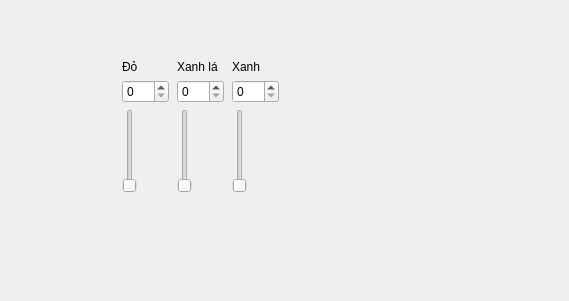
<?xml version="1.0" encoding="UTF-8"?>
<ui version="4.0">
 <class>Form</class>
 <widget class="QWidget" name="Form">
  <property name="geometry">
   <rect>
    <x>0</x>
    <y>0</y>
    <width>569</width>
    <height>301</height>
   </rect>
  </property>
  <property name="windowTitle">
   <string>Form</string>
  </property>
  <widget class="QWidget" name="">
   <property name="geometry">
    <rect>
     <x>120</x>
     <y>60</y>
     <width>161</width>
     <height>133</height>
    </rect>
   </property>
   <layout class="QHBoxLayout" name="horizontalLayout">
    <item>
     <layout class="QGridLayout" name="gridLayout">
      <item row="0" column="0">
       <widget class="QLabel" name="RED">
        <property name="text">
         <string>Đỏ</string>
        </property>
       </widget>
      </item>
      <item row="1" column="0">
       <widget class="QSpinBox" name="spinBox">
        <property name="maximum">
         <number>255</number>
        </property>
       </widget>
      </item>
      <item row="2" column="0">
       <widget class="QSlider" name="verticalSlider">
        <property name="maximum">
         <number>255</number>
        </property>
        <property name="orientation">
         <enum>Qt::Vertical</enum>
        </property>
       </widget>
      </item>
     </layout>
    </item>
    <item>
     <layout class="QGridLayout" name="gridLayout_2">
      <item row="0" column="0">
       <widget class="QLabel" name="GREEN">
        <property name="text">
         <string>Xanh lá</string>
        </property>
       </widget>
      </item>
      <item row="1" column="0">
       <widget class="QSpinBox" name="spinBox_2">
        <property name="maximum">
         <number>255</number>
        </property>
       </widget>
      </item>
      <item row="2" column="0">
       <widget class="QSlider" name="verticalSlider_2">
        <property name="maximum">
         <number>255</number>
        </property>
        <property name="orientation">
         <enum>Qt::Vertical</enum>
        </property>
       </widget>
      </item>
     </layout>
    </item>
    <item>
     <layout class="QGridLayout" name="gridLayout_3">
      <item row="0" column="0">
       <widget class="QLabel" name="BLUE">
        <property name="text">
         <string>Xanh </string>
        </property>
       </widget>
      </item>
      <item row="1" column="0">
       <widget class="QSpinBox" name="spinBox_3">
        <property name="maximum">
         <number>255</number>
        </property>
       </widget>
      </item>
      <item row="2" column="0">
       <widget class="QSlider" name="verticalSlider_3">
        <property name="maximum">
         <number>255</number>
        </property>
        <property name="orientation">
         <enum>Qt::Vertical</enum>
        </property>
       </widget>
      </item>
     </layout>
    </item>
   </layout>
  </widget>
 </widget>
 <resources/>
 <connections>
  <connection>
   <sender>verticalSlider</sender>
   <signal>valueChanged(int)</signal>
   <receiver>spinBox</receiver>
   <slot>setValue(int)</slot>
   <hints>
    <hint type="sourcelabel">
     <x>135</x>
     <y>177</y>
    </hint>
    <hint type="destinationlabel">
     <x>122</x>
     <y>88</y>
    </hint>
   </hints>
  </connection>
  <connection>
   <sender>verticalSlider_2</sender>
   <signal>valueChanged(int)</signal>
   <receiver>spinBox_2</receiver>
   <slot>setValue(int)</slot>
   <hints>
    <hint type="sourcelabel">
     <x>186</x>
     <y>178</y>
    </hint>
    <hint type="destinationlabel">
     <x>189</x>
     <y>96</y>
    </hint>
   </hints>
  </connection>
  <connection>
   <sender>verticalSlider_3</sender>
   <signal>valueChanged(int)</signal>
   <receiver>spinBox_3</receiver>
   <slot>setValue(int)</slot>
   <hints>
    <hint type="sourcelabel">
     <x>240</x>
     <y>182</y>
    </hint>
    <hint type="destinationlabel">
     <x>243</x>
     <y>98</y>
    </hint>
   </hints>
  </connection>
  <connection>
   <sender>spinBox</sender>
   <signal>valueChanged(int)</signal>
   <receiver>verticalSlider</receiver>
   <slot>setValue(int)</slot>
   <hints>
    <hint type="sourcelabel">
     <x>136</x>
     <y>87</y>
    </hint>
    <hint type="destinationlabel">
     <x>140</x>
     <y>134</y>
    </hint>
   </hints>
  </connection>
  <connection>
   <sender>spinBox_2</sender>
   <signal>valueChanged(int)</signal>
   <receiver>verticalSlider_2</receiver>
   <slot>setValue(int)</slot>
   <hints>
    <hint type="sourcelabel">
     <x>200</x>
     <y>89</y>
    </hint>
    <hint type="destinationlabel">
     <x>188</x>
     <y>145</y>
    </hint>
   </hints>
  </connection>
  <connection>
   <sender>spinBox_3</sender>
   <signal>valueChanged(int)</signal>
   <receiver>verticalSlider_3</receiver>
   <slot>setValue(int)</slot>
   <hints>
    <hint type="sourcelabel">
     <x>256</x>
     <y>96</y>
    </hint>
    <hint type="destinationlabel">
     <x>240</x>
     <y>139</y>
    </hint>
   </hints>
  </connection>
 </connections>
</ui>
